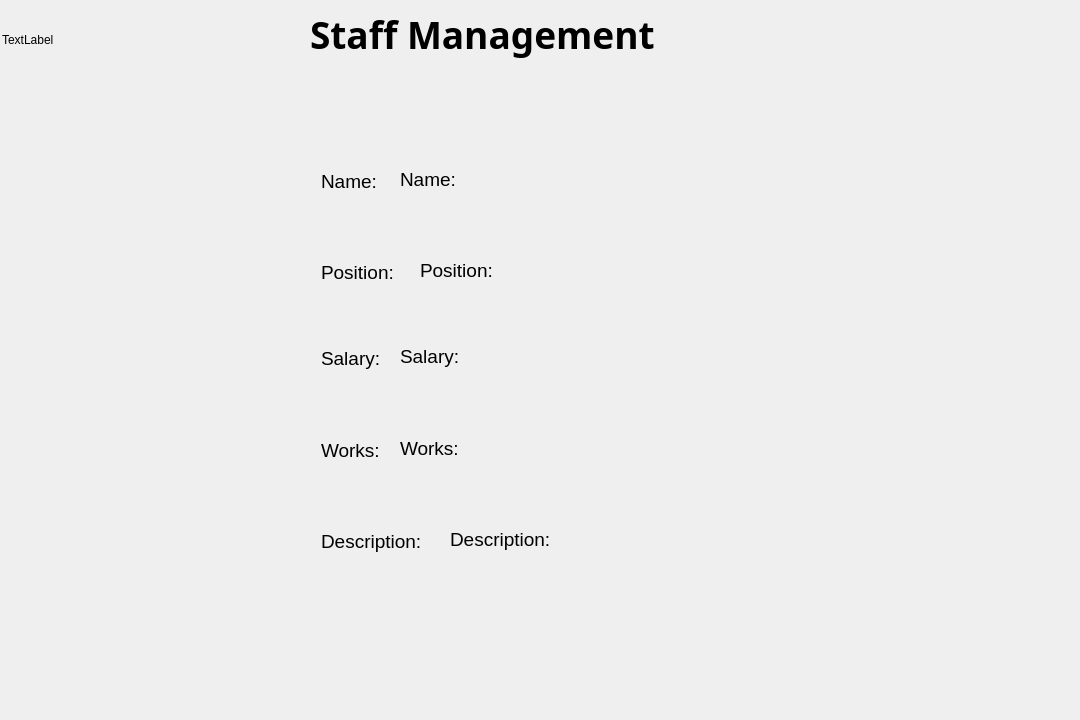
<?xml version="1.0" encoding="UTF-8"?>
<ui version="4.0">
 <class>Staffmanage</class>
 <widget class="QDialog" name="Staffmanage">
  <property name="geometry">
   <rect>
    <x>0</x>
    <y>0</y>
    <width>1080</width>
    <height>720</height>
   </rect>
  </property>
  <property name="windowTitle">
   <string>Dialog</string>
  </property>
  <widget class="QLabel" name="label">
   <property name="geometry">
    <rect>
     <x>2</x>
     <y>-1</y>
     <width>1071</width>
     <height>81</height>
    </rect>
   </property>
   <property name="styleSheet">
    <string notr="true">background:url(:/Image/OIP.jfif);
border-color: rgb(996, 96, 96);
</string>
   </property>
   <property name="text">
    <string>TextLabel</string>
   </property>
  </widget>
  <widget class="QLabel" name="label_2">
   <property name="geometry">
    <rect>
     <x>310</x>
     <y>-1</y>
     <width>401</width>
     <height>71</height>
    </rect>
   </property>
   <property name="font">
    <font>
     <family>Bahnschrift SemiBold</family>
     <pointsize>28</pointsize>
     <bold>true</bold>
    </font>
   </property>
   <property name="styleSheet">
    <string notr="true"/>
   </property>
   <property name="text">
    <string>Staff Management</string>
   </property>
  </widget>
  <widget class="QFrame" name="horizontalFrame">
   <property name="geometry">
    <rect>
     <x>30</x>
     <y>160</y>
     <width>261</width>
     <height>241</height>
    </rect>
   </property>
   <layout class="QHBoxLayout" name="horizontalLayout"/>
  </widget>
  <widget class="QLabel" name="label_3">
   <property name="geometry">
    <rect>
     <x>321</x>
     <y>161</y>
     <width>91</width>
     <height>41</height>
    </rect>
   </property>
   <property name="font">
    <font>
     <pointsize>14</pointsize>
    </font>
   </property>
   <property name="text">
    <string>Name:</string>
   </property>
  </widget>
  <widget class="QLabel" name="label_4">
   <property name="geometry">
    <rect>
     <x>321</x>
     <y>252</y>
     <width>91</width>
     <height>41</height>
    </rect>
   </property>
   <property name="font">
    <font>
     <pointsize>14</pointsize>
    </font>
   </property>
   <property name="text">
    <string>Position:</string>
   </property>
  </widget>
  <widget class="QLabel" name="label_5">
   <property name="geometry">
    <rect>
     <x>321</x>
     <y>343</y>
     <width>71</width>
     <height>31</height>
    </rect>
   </property>
   <property name="font">
    <font>
     <pointsize>14</pointsize>
    </font>
   </property>
   <property name="text">
    <string>Salary:</string>
   </property>
  </widget>
  <widget class="QLabel" name="label_6">
   <property name="geometry">
    <rect>
     <x>321</x>
     <y>435</y>
     <width>81</width>
     <height>31</height>
    </rect>
   </property>
   <property name="font">
    <font>
     <pointsize>14</pointsize>
    </font>
   </property>
   <property name="text">
    <string>Works:</string>
   </property>
  </widget>
  <widget class="QLabel" name="label_7">
   <property name="geometry">
    <rect>
     <x>321</x>
     <y>526</y>
     <width>131</width>
     <height>31</height>
    </rect>
   </property>
   <property name="font">
    <font>
     <pointsize>14</pointsize>
    </font>
   </property>
   <property name="text">
    <string>Description:</string>
   </property>
  </widget>
  <widget class="QLabel" name="label_8">
   <property name="geometry">
    <rect>
     <x>450</x>
     <y>524</y>
     <width>131</width>
     <height>31</height>
    </rect>
   </property>
   <property name="font">
    <font>
     <pointsize>14</pointsize>
    </font>
   </property>
   <property name="text">
    <string>Description:</string>
   </property>
  </widget>
  <widget class="QLabel" name="label_9">
   <property name="geometry">
    <rect>
     <x>400</x>
     <y>159</y>
     <width>91</width>
     <height>41</height>
    </rect>
   </property>
   <property name="font">
    <font>
     <pointsize>14</pointsize>
    </font>
   </property>
   <property name="text">
    <string>Name:</string>
   </property>
  </widget>
  <widget class="QLabel" name="label_10">
   <property name="geometry">
    <rect>
     <x>400</x>
     <y>341</y>
     <width>71</width>
     <height>31</height>
    </rect>
   </property>
   <property name="font">
    <font>
     <pointsize>14</pointsize>
    </font>
   </property>
   <property name="text">
    <string>Salary:</string>
   </property>
  </widget>
  <widget class="QLabel" name="label_11">
   <property name="geometry">
    <rect>
     <x>400</x>
     <y>433</y>
     <width>81</width>
     <height>31</height>
    </rect>
   </property>
   <property name="font">
    <font>
     <pointsize>14</pointsize>
    </font>
   </property>
   <property name="text">
    <string>Works:</string>
   </property>
  </widget>
  <widget class="QLabel" name="label_12">
   <property name="geometry">
    <rect>
     <x>420</x>
     <y>250</y>
     <width>91</width>
     <height>41</height>
    </rect>
   </property>
   <property name="font">
    <font>
     <pointsize>14</pointsize>
    </font>
   </property>
   <property name="text">
    <string>Position:</string>
   </property>
  </widget>
 </widget>
 <resources/>
 <connections/>
</ui>
